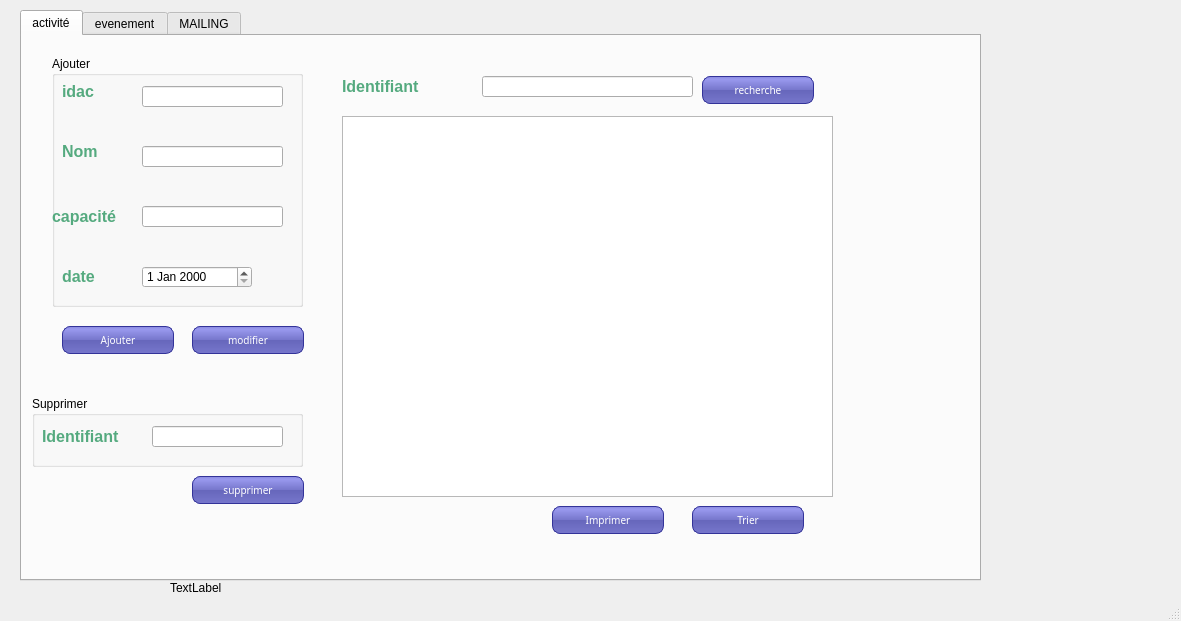
<?xml version="1.0" encoding="UTF-8"?>
<ui version="4.0">
 <class>MainWindow</class>
 <widget class="QMainWindow" name="MainWindow">
  <property name="geometry">
   <rect>
    <x>0</x>
    <y>0</y>
    <width>1181</width>
    <height>621</height>
   </rect>
  </property>
  <property name="windowTitle">
   <string>MainWindow</string>
  </property>
  <widget class="QWidget" name="centralwidget">
   <widget class="QTabWidget" name="tabWidget">
    <property name="geometry">
     <rect>
      <x>20</x>
      <y>10</y>
      <width>961</width>
      <height>571</height>
     </rect>
    </property>
    <property name="currentIndex">
     <number>0</number>
    </property>
    <property name="movable">
     <bool>false</bool>
    </property>
    <widget class="QWidget" name="tab_10">
     <attribute name="title">
      <string>activité</string>
     </attribute>
     <widget class="QPushButton" name="modifier_ac">
      <property name="geometry">
       <rect>
        <x>170</x>
        <y>290</y>
        <width>112</width>
        <height>28</height>
       </rect>
      </property>
      <property name="font">
       <font>
        <family>MS Reference Sans Serif</family>
        <pointsize>-1</pointsize>
        <weight>50</weight>
        <italic>false</italic>
        <bold>false</bold>
       </font>
      </property>
      <property name="styleSheet">
       <string notr="true">QPushButton {
color: white;
background-color: QLinearGradient( x1: 0, y1: 0, x2: 0, y2: 1, stop: 0 #88d, stop: 0.1 #99e, stop: 0.49 #77c, stop: 0.5 #66b, stop: 1 #77c);
border-width: 1px;
border-color: #339;
border-style: solid;
border-radius: 8;
padding: 3px;
font-size: 10px;
padding-left: 5px;
padding-right: 5px;
min-width: 100px;
max-width: 100px;
min-height: 20px;
max-height: 20px;
}</string>
      </property>
      <property name="text">
       <string>modifier</string>
      </property>
     </widget>
     <widget class="QPushButton" name="ajouter_ac">
      <property name="geometry">
       <rect>
        <x>40</x>
        <y>290</y>
        <width>112</width>
        <height>28</height>
       </rect>
      </property>
      <property name="font">
       <font>
        <family>MS Reference Sans Serif</family>
        <pointsize>-1</pointsize>
        <weight>50</weight>
        <italic>false</italic>
        <bold>false</bold>
       </font>
      </property>
      <property name="styleSheet">
       <string notr="true">QPushButton {
color: white;
background-color: QLinearGradient( x1: 0, y1: 0, x2: 0, y2: 1, stop: 0 #88d, stop: 0.1 #99e, stop: 0.49 #77c, stop: 0.5 #66b, stop: 1 #77c);
border-width: 1px;
border-color: #339;
border-style: solid;
border-radius: 8;
padding: 3px;
font-size: 10px;
padding-left: 5px;
padding-right: 5px;
min-width: 100px;
max-width: 100px;
min-height: 20px;
max-height: 20px;
}</string>
      </property>
      <property name="text">
       <string>Ajouter</string>
      </property>
     </widget>
     <widget class="QTableView" name="tab_ac">
      <property name="geometry">
       <rect>
        <x>320</x>
        <y>80</y>
        <width>491</width>
        <height>381</height>
       </rect>
      </property>
     </widget>
     <widget class="QPushButton" name="trier_ac">
      <property name="geometry">
       <rect>
        <x>670</x>
        <y>470</y>
        <width>112</width>
        <height>28</height>
       </rect>
      </property>
      <property name="font">
       <font>
        <family>MS Reference Sans Serif</family>
        <pointsize>-1</pointsize>
        <weight>50</weight>
        <italic>false</italic>
        <bold>false</bold>
       </font>
      </property>
      <property name="styleSheet">
       <string notr="true">QPushButton {
color: white;
background-color: QLinearGradient( x1: 0, y1: 0, x2: 0, y2: 1, stop: 0 #88d, stop: 0.1 #99e, stop: 0.49 #77c, stop: 0.5 #66b, stop: 1 #77c);
border-width: 1px;
border-color: #339;
border-style: solid;
border-radius: 8;
padding: 3px;
font-size: 10px;
padding-left: 5px;
padding-right: 5px;
min-width: 100px;
max-width: 100px;
min-height: 20px;
max-height: 20px;
}</string>
      </property>
      <property name="text">
       <string>Trier</string>
      </property>
     </widget>
     <widget class="QPushButton" name="supprimer_ac">
      <property name="geometry">
       <rect>
        <x>170</x>
        <y>440</y>
        <width>112</width>
        <height>28</height>
       </rect>
      </property>
      <property name="font">
       <font>
        <family>MS Reference Sans Serif</family>
        <pointsize>-1</pointsize>
        <weight>50</weight>
        <italic>false</italic>
        <bold>false</bold>
       </font>
      </property>
      <property name="styleSheet">
       <string notr="true">QPushButton {
color: white;
background-color: QLinearGradient( x1: 0, y1: 0, x2: 0, y2: 1, stop: 0 #88d, stop: 0.1 #99e, stop: 0.49 #77c, stop: 0.5 #66b, stop: 1 #77c);
border-width: 1px;
border-color: #339;
border-style: solid;
border-radius: 8;
padding: 3px;
font-size: 10px;
padding-left: 5px;
padding-right: 5px;
min-width: 100px;
max-width: 100px;
min-height: 20px;
max-height: 20px;
}</string>
      </property>
      <property name="text">
       <string>supprimer</string>
      </property>
     </widget>
     <widget class="QPushButton" name="recherche_ac">
      <property name="geometry">
       <rect>
        <x>680</x>
        <y>40</y>
        <width>112</width>
        <height>28</height>
       </rect>
      </property>
      <property name="font">
       <font>
        <family>MS Reference Sans Serif</family>
        <pointsize>-1</pointsize>
        <weight>50</weight>
        <italic>false</italic>
        <bold>false</bold>
       </font>
      </property>
      <property name="styleSheet">
       <string notr="true">QPushButton {
color: white;
background-color: QLinearGradient( x1: 0, y1: 0, x2: 0, y2: 1, stop: 0 #88d, stop: 0.1 #99e, stop: 0.49 #77c, stop: 0.5 #66b, stop: 1 #77c);
border-width: 1px;
border-color: #339;
border-style: solid;
border-radius: 8;
padding: 3px;
font-size: 10px;
padding-left: 5px;
padding-right: 5px;
min-width: 100px;
max-width: 100px;
min-height: 20px;
max-height: 20px;
}</string>
      </property>
      <property name="text">
       <string>recherche</string>
      </property>
     </widget>
     <widget class="QGroupBox" name="groupBox_1">
      <property name="geometry">
       <rect>
        <x>30</x>
        <y>20</y>
        <width>251</width>
        <height>251</height>
       </rect>
      </property>
      <property name="title">
       <string>Ajouter</string>
      </property>
      <widget class="QLabel" name="label_61">
       <property name="geometry">
        <rect>
         <x>10</x>
         <y>20</y>
         <width>111</width>
         <height>31</height>
        </rect>
       </property>
       <property name="text">
        <string>&lt;html&gt;&lt;head/&gt;&lt;body&gt;&lt;p&gt;&lt;span style=&quot; font-size:12pt; font-weight:600; color:#55aa7f;&quot;&gt;idac&lt;/span&gt;&lt;/p&gt;&lt;/body&gt;&lt;/html&gt;</string>
       </property>
      </widget>
      <widget class="QLineEdit" name="idac">
       <property name="geometry">
        <rect>
         <x>90</x>
         <y>30</y>
         <width>141</width>
         <height>21</height>
        </rect>
       </property>
      </widget>
      <widget class="QLabel" name="label_62">
       <property name="geometry">
        <rect>
         <x>10</x>
         <y>80</y>
         <width>61</width>
         <height>31</height>
        </rect>
       </property>
       <property name="text">
        <string>&lt;html&gt;&lt;head/&gt;&lt;body&gt;&lt;p&gt;&lt;span style=&quot; font-size:12pt; font-weight:600; color:#55aa7f;&quot;&gt;Nom&lt;/span&gt;&lt;/p&gt;&lt;/body&gt;&lt;/html&gt;</string>
       </property>
      </widget>
      <widget class="QLineEdit" name="nom_ac">
       <property name="geometry">
        <rect>
         <x>90</x>
         <y>90</y>
         <width>141</width>
         <height>21</height>
        </rect>
       </property>
      </widget>
      <widget class="QLabel" name="label_64">
       <property name="geometry">
        <rect>
         <x>10</x>
         <y>200</y>
         <width>91</width>
         <height>41</height>
        </rect>
       </property>
       <property name="text">
        <string>&lt;html&gt;&lt;head/&gt;&lt;body&gt;&lt;p&gt;&lt;span style=&quot; font-size:12pt; font-weight:600; color:#55aa7f;&quot;&gt;date&lt;/span&gt;&lt;/p&gt;&lt;/body&gt;&lt;/html&gt;</string>
       </property>
      </widget>
      <widget class="QLabel" name="label_65">
       <property name="geometry">
        <rect>
         <x>0</x>
         <y>140</y>
         <width>91</width>
         <height>41</height>
        </rect>
       </property>
       <property name="text">
        <string>&lt;html&gt;&lt;head/&gt;&lt;body&gt;&lt;p&gt;&lt;span style=&quot; font-size:12pt; font-weight:600; color:#55aa7f;&quot;&gt;capacité&lt;/span&gt;&lt;/p&gt;&lt;/body&gt;&lt;/html&gt;</string>
       </property>
      </widget>
      <widget class="QLineEdit" name="cap_ac">
       <property name="geometry">
        <rect>
         <x>90</x>
         <y>150</y>
         <width>141</width>
         <height>21</height>
        </rect>
       </property>
       <property name="text">
        <string/>
       </property>
      </widget>
      <widget class="QDateEdit" name="date_ac">
       <property name="geometry">
        <rect>
         <x>90</x>
         <y>210</y>
         <width>110</width>
         <height>22</height>
        </rect>
       </property>
      </widget>
     </widget>
     <widget class="QGroupBox" name="groupBox_2">
      <property name="geometry">
       <rect>
        <x>10</x>
        <y>360</y>
        <width>271</width>
        <height>71</height>
       </rect>
      </property>
      <property name="title">
       <string>Supprimer</string>
      </property>
      <widget class="QLineEdit" name="idac_3">
       <property name="geometry">
        <rect>
         <x>120</x>
         <y>30</y>
         <width>131</width>
         <height>21</height>
        </rect>
       </property>
      </widget>
      <widget class="QLabel" name="label_67">
       <property name="geometry">
        <rect>
         <x>10</x>
         <y>30</y>
         <width>111</width>
         <height>21</height>
        </rect>
       </property>
       <property name="text">
        <string>&lt;html&gt;&lt;head/&gt;&lt;body&gt;&lt;p&gt;&lt;span style=&quot; font-size:12pt; font-weight:600; color:#55aa7f;&quot;&gt;Identifiant&lt;/span&gt;&lt;/p&gt;&lt;/body&gt;&lt;/html&gt;</string>
       </property>
      </widget>
     </widget>
     <widget class="QLineEdit" name="idac_2">
      <property name="geometry">
       <rect>
        <x>460</x>
        <y>40</y>
        <width>211</width>
        <height>21</height>
       </rect>
      </property>
     </widget>
     <widget class="QLabel" name="label_68">
      <property name="geometry">
       <rect>
        <x>320</x>
        <y>40</y>
        <width>111</width>
        <height>21</height>
       </rect>
      </property>
      <property name="text">
       <string>&lt;html&gt;&lt;head/&gt;&lt;body&gt;&lt;p&gt;&lt;span style=&quot; font-size:12pt; font-weight:600; color:#55aa7f;&quot;&gt;Identifiant&lt;/span&gt;&lt;/p&gt;&lt;/body&gt;&lt;/html&gt;</string>
      </property>
     </widget>
     <widget class="QPushButton" name="Imprimer_ac">
      <property name="geometry">
       <rect>
        <x>530</x>
        <y>470</y>
        <width>112</width>
        <height>28</height>
       </rect>
      </property>
      <property name="font">
       <font>
        <family>MS Reference Sans Serif</family>
        <pointsize>-1</pointsize>
        <weight>50</weight>
        <italic>false</italic>
        <bold>false</bold>
       </font>
      </property>
      <property name="styleSheet">
       <string notr="true">QPushButton {
color: white;
background-color: QLinearGradient( x1: 0, y1: 0, x2: 0, y2: 1, stop: 0 #88d, stop: 0.1 #99e, stop: 0.49 #77c, stop: 0.5 #66b, stop: 1 #77c);
border-width: 1px;
border-color: #339;
border-style: solid;
border-radius: 8;
padding: 3px;
font-size: 10px;
padding-left: 5px;
padding-right: 5px;
min-width: 100px;
max-width: 100px;
min-height: 20px;
max-height: 20px;
}</string>
      </property>
      <property name="text">
       <string>Imprimer</string>
      </property>
     </widget>
    </widget>
    <widget class="QWidget" name="tab_11">
     <attribute name="title">
      <string>evenement</string>
     </attribute>
     <widget class="QTableView" name="tab_ev">
      <property name="geometry">
       <rect>
        <x>380</x>
        <y>60</y>
        <width>491</width>
        <height>341</height>
       </rect>
      </property>
     </widget>
     <widget class="QPushButton" name="ajouter_ev">
      <property name="geometry">
       <rect>
        <x>140</x>
        <y>220</y>
        <width>112</width>
        <height>28</height>
       </rect>
      </property>
      <property name="font">
       <font>
        <family>MS Reference Sans Serif</family>
        <pointsize>-1</pointsize>
        <weight>50</weight>
        <italic>false</italic>
        <bold>false</bold>
       </font>
      </property>
      <property name="styleSheet">
       <string notr="true">QPushButton {
color: white;
background-color: QLinearGradient( x1: 0, y1: 0, x2: 0, y2: 1, stop: 0 #88d, stop: 0.1 #99e, stop: 0.49 #77c, stop: 0.5 #66b, stop: 1 #77c);
border-width: 1px;
border-color: #339;
border-style: solid;
border-radius: 8;
padding: 3px;
font-size: 10px;
padding-left: 5px;
padding-right: 5px;
min-width: 100px;
max-width: 100px;
min-height: 20px;
max-height: 20px;
}</string>
      </property>
      <property name="text">
       <string>Ajouter</string>
      </property>
     </widget>
     <widget class="QPushButton" name="modifier_ev">
      <property name="geometry">
       <rect>
        <x>260</x>
        <y>220</y>
        <width>112</width>
        <height>28</height>
       </rect>
      </property>
      <property name="font">
       <font>
        <family>MS Reference Sans Serif</family>
        <pointsize>-1</pointsize>
        <weight>50</weight>
        <italic>false</italic>
        <bold>false</bold>
       </font>
      </property>
      <property name="styleSheet">
       <string notr="true">QPushButton {
color: white;
background-color: QLinearGradient( x1: 0, y1: 0, x2: 0, y2: 1, stop: 0 #88d, stop: 0.1 #99e, stop: 0.49 #77c, stop: 0.5 #66b, stop: 1 #77c);
border-width: 1px;
border-color: #339;
border-style: solid;
border-radius: 8;
padding: 3px;
font-size: 10px;
padding-left: 5px;
padding-right: 5px;
min-width: 100px;
max-width: 100px;
min-height: 20px;
max-height: 20px;
}</string>
      </property>
      <property name="text">
       <string>modifier</string>
      </property>
     </widget>
     <widget class="QPushButton" name="supprimer_ev">
      <property name="geometry">
       <rect>
        <x>250</x>
        <y>350</y>
        <width>112</width>
        <height>28</height>
       </rect>
      </property>
      <property name="font">
       <font>
        <family>MS Reference Sans Serif</family>
        <pointsize>-1</pointsize>
        <weight>50</weight>
        <italic>false</italic>
        <bold>false</bold>
       </font>
      </property>
      <property name="styleSheet">
       <string notr="true">QPushButton {
color: white;
background-color: QLinearGradient( x1: 0, y1: 0, x2: 0, y2: 1, stop: 0 #88d, stop: 0.1 #99e, stop: 0.49 #77c, stop: 0.5 #66b, stop: 1 #77c);
border-width: 1px;
border-color: #339;
border-style: solid;
border-radius: 8;
padding: 3px;
font-size: 10px;
padding-left: 5px;
padding-right: 5px;
min-width: 100px;
max-width: 100px;
min-height: 20px;
max-height: 20px;
}</string>
      </property>
      <property name="text">
       <string>supprimer</string>
      </property>
     </widget>
     <widget class="QPushButton" name="recherche_ev">
      <property name="geometry">
       <rect>
        <x>740</x>
        <y>20</y>
        <width>112</width>
        <height>28</height>
       </rect>
      </property>
      <property name="font">
       <font>
        <family>MS Reference Sans Serif</family>
        <pointsize>-1</pointsize>
        <weight>50</weight>
        <italic>false</italic>
        <bold>false</bold>
       </font>
      </property>
      <property name="styleSheet">
       <string notr="true">QPushButton {
color: white;
background-color: QLinearGradient( x1: 0, y1: 0, x2: 0, y2: 1, stop: 0 #88d, stop: 0.1 #99e, stop: 0.49 #77c, stop: 0.5 #66b, stop: 1 #77c);
border-width: 1px;
border-color: #339;
border-style: solid;
border-radius: 8;
padding: 3px;
font-size: 10px;
padding-left: 5px;
padding-right: 5px;
min-width: 100px;
max-width: 100px;
min-height: 20px;
max-height: 20px;
}</string>
      </property>
      <property name="text">
       <string>recherche</string>
      </property>
     </widget>
     <widget class="QPushButton" name="trier_ev">
      <property name="geometry">
       <rect>
        <x>750</x>
        <y>410</y>
        <width>112</width>
        <height>28</height>
       </rect>
      </property>
      <property name="font">
       <font>
        <family>MS Reference Sans Serif</family>
        <pointsize>-1</pointsize>
        <weight>50</weight>
        <italic>false</italic>
        <bold>false</bold>
       </font>
      </property>
      <property name="styleSheet">
       <string notr="true">QPushButton {
color: white;
background-color: QLinearGradient( x1: 0, y1: 0, x2: 0, y2: 1, stop: 0 #88d, stop: 0.1 #99e, stop: 0.49 #77c, stop: 0.5 #66b, stop: 1 #77c);
border-width: 1px;
border-color: #339;
border-style: solid;
border-radius: 8;
padding: 3px;
font-size: 10px;
padding-left: 5px;
padding-right: 5px;
min-width: 100px;
max-width: 100px;
min-height: 20px;
max-height: 20px;
}</string>
      </property>
      <property name="text">
       <string>Trier</string>
      </property>
     </widget>
     <widget class="QGroupBox" name="groupBox_3">
      <property name="geometry">
       <rect>
        <x>20</x>
        <y>20</y>
        <width>351</width>
        <height>191</height>
       </rect>
      </property>
      <property name="title">
       <string>Ajouter</string>
      </property>
      <widget class="QLabel" name="label_69">
       <property name="geometry">
        <rect>
         <x>30</x>
         <y>60</y>
         <width>111</width>
         <height>31</height>
        </rect>
       </property>
       <property name="text">
        <string>&lt;html&gt;&lt;head/&gt;&lt;body&gt;&lt;p&gt;&lt;span style=&quot; font-size:14pt; font-weight:600; color:#55aa7f;&quot;&gt;Idev&lt;/span&gt;&lt;/p&gt;&lt;p&gt;&lt;span style=&quot; font-size:14pt; color:#55aa7f;&quot;&gt;&lt;br/&gt;&lt;/span&gt;&lt;/p&gt;&lt;/body&gt;&lt;/html&gt;</string>
       </property>
      </widget>
      <widget class="QLineEdit" name="idev">
       <property name="geometry">
        <rect>
         <x>130</x>
         <y>70</y>
         <width>141</width>
         <height>21</height>
        </rect>
       </property>
      </widget>
      <widget class="QDateEdit" name="date_ev">
       <property name="geometry">
        <rect>
         <x>130</x>
         <y>110</y>
         <width>141</width>
         <height>22</height>
        </rect>
       </property>
      </widget>
      <widget class="QLabel" name="label_70">
       <property name="geometry">
        <rect>
         <x>30</x>
         <y>30</y>
         <width>111</width>
         <height>31</height>
        </rect>
       </property>
       <property name="text">
        <string>&lt;html&gt;&lt;head/&gt;&lt;body&gt;&lt;p&gt;&lt;span style=&quot; font-size:14pt; font-weight:600; color:#55aa7f;&quot;&gt;frais&lt;/span&gt;&lt;/p&gt;&lt;p&gt;&lt;span style=&quot; font-size:14pt;&quot;&gt;&lt;br/&gt;&lt;/span&gt;&lt;/p&gt;&lt;/body&gt;&lt;/html&gt;</string>
       </property>
      </widget>
      <widget class="QLabel" name="label_71">
       <property name="geometry">
        <rect>
         <x>30</x>
         <y>100</y>
         <width>141</width>
         <height>31</height>
        </rect>
       </property>
       <property name="text">
        <string>&lt;html&gt;&lt;head/&gt;&lt;body&gt;&lt;p&gt;&lt;span style=&quot; font-size:14pt; font-weight:600; color:#55aa7f;&quot;&gt;date&lt;/span&gt;&lt;/p&gt;&lt;/body&gt;&lt;/html&gt;</string>
       </property>
      </widget>
      <widget class="QLineEdit" name="fr_ev">
       <property name="geometry">
        <rect>
         <x>130</x>
         <y>30</y>
         <width>141</width>
         <height>22</height>
        </rect>
       </property>
      </widget>
      <widget class="QLineEdit" name="nom_ev">
       <property name="geometry">
        <rect>
         <x>130</x>
         <y>150</y>
         <width>141</width>
         <height>22</height>
        </rect>
       </property>
      </widget>
      <widget class="QLabel" name="label_81">
       <property name="geometry">
        <rect>
         <x>20</x>
         <y>130</y>
         <width>161</width>
         <height>51</height>
        </rect>
       </property>
       <property name="text">
        <string>&lt;html&gt;&lt;head/&gt;&lt;body&gt;&lt;p&gt;&lt;span style=&quot; font-size:14pt; font-weight:600; color:#55aa7f;&quot;&gt;Nom&lt;/span&gt;&lt;/p&gt;&lt;/body&gt;&lt;/html&gt;</string>
       </property>
      </widget>
     </widget>
     <widget class="QGroupBox" name="groupBox_4">
      <property name="geometry">
       <rect>
        <x>20</x>
        <y>270</y>
        <width>351</width>
        <height>71</height>
       </rect>
      </property>
      <property name="title">
       <string>Supprimer</string>
      </property>
      <widget class="QLabel" name="label_72">
       <property name="geometry">
        <rect>
         <x>10</x>
         <y>20</y>
         <width>111</width>
         <height>21</height>
        </rect>
       </property>
       <property name="text">
        <string>&lt;html&gt;&lt;head/&gt;&lt;body&gt;&lt;p&gt;&lt;span style=&quot; font-size:10pt; font-weight:600; color:#55aa7f;&quot;&gt;idev&lt;/span&gt;&lt;/p&gt;&lt;/body&gt;&lt;/html&gt;</string>
       </property>
      </widget>
      <widget class="QLineEdit" name="idev_2">
       <property name="geometry">
        <rect>
         <x>120</x>
         <y>20</y>
         <width>131</width>
         <height>21</height>
        </rect>
       </property>
      </widget>
     </widget>
     <widget class="QLineEdit" name="idev_1">
      <property name="geometry">
       <rect>
        <x>530</x>
        <y>20</y>
        <width>191</width>
        <height>21</height>
       </rect>
      </property>
     </widget>
     <widget class="QLabel" name="label_73">
      <property name="geometry">
       <rect>
        <x>410</x>
        <y>20</y>
        <width>111</width>
        <height>21</height>
       </rect>
      </property>
      <property name="text">
       <string>&lt;html&gt;&lt;head/&gt;&lt;body&gt;&lt;p&gt;&lt;span style=&quot; font-size:10pt; font-weight:600; color:#55aa7f;&quot;&gt;idev&lt;/span&gt;&lt;/p&gt;&lt;/body&gt;&lt;/html&gt;</string>
      </property>
     </widget>
    </widget>
    <widget class="QWidget" name="tab_12">
     <attribute name="title">
      <string>MAILING</string>
     </attribute>
     <widget class="QGroupBox" name="groupBox_5">
      <property name="geometry">
       <rect>
        <x>300</x>
        <y>30</y>
        <width>381</width>
        <height>351</height>
       </rect>
      </property>
      <property name="styleSheet">
       <string notr="true">gridline-color: rgb(255, 170, 255);</string>
      </property>
      <property name="title">
       <string>Mailing </string>
      </property>
      <widget class="QLineEdit" name="serve">
       <property name="geometry">
        <rect>
         <x>150</x>
         <y>30</y>
         <width>131</width>
         <height>20</height>
        </rect>
       </property>
       <property name="text">
        <string>smtp.gmail.com</string>
       </property>
      </widget>
      <widget class="QLineEdit" name="port">
       <property name="geometry">
        <rect>
         <x>150</x>
         <y>60</y>
         <width>131</width>
         <height>20</height>
        </rect>
       </property>
       <property name="text">
        <string>465</string>
       </property>
      </widget>
      <widget class="QLineEdit" name="uname">
       <property name="geometry">
        <rect>
         <x>150</x>
         <y>90</y>
         <width>131</width>
         <height>20</height>
        </rect>
       </property>
      </widget>
      <widget class="QLineEdit" name="paswd">
       <property name="geometry">
        <rect>
         <x>150</x>
         <y>120</y>
         <width>131</width>
         <height>20</height>
        </rect>
       </property>
       <property name="inputMask">
        <string/>
       </property>
       <property name="echoMode">
        <enum>QLineEdit::Password</enum>
       </property>
      </widget>
      <widget class="QLineEdit" name="rcpt">
       <property name="geometry">
        <rect>
         <x>150</x>
         <y>150</y>
         <width>131</width>
         <height>20</height>
        </rect>
       </property>
      </widget>
      <widget class="QLineEdit" name="subject">
       <property name="geometry">
        <rect>
         <x>150</x>
         <y>180</y>
         <width>131</width>
         <height>20</height>
        </rect>
       </property>
      </widget>
      <widget class="QPlainTextEdit" name="msg">
       <property name="geometry">
        <rect>
         <x>150</x>
         <y>210</y>
         <width>131</width>
         <height>121</height>
        </rect>
       </property>
       <property name="styleSheet">
        <string notr="true"/>
       </property>
      </widget>
      <widget class="QLabel" name="label_74">
       <property name="geometry">
        <rect>
         <x>10</x>
         <y>20</y>
         <width>111</width>
         <height>31</height>
        </rect>
       </property>
       <property name="text">
        <string>&lt;html&gt;&lt;head/&gt;&lt;body&gt;&lt;p&gt;&lt;span style=&quot; font-size:10pt; font-weight:600; color:#55aa7f;&quot;&gt;Smtp-server&lt;/span&gt;&lt;/p&gt;&lt;/body&gt;&lt;/html&gt;</string>
       </property>
      </widget>
      <widget class="QLabel" name="label_75">
       <property name="geometry">
        <rect>
         <x>10</x>
         <y>60</y>
         <width>111</width>
         <height>31</height>
        </rect>
       </property>
       <property name="text">
        <string>&lt;html&gt;&lt;head/&gt;&lt;body&gt;&lt;p&gt;&lt;span style=&quot; font-size:10pt; font-weight:600; color:#55aa7f;&quot;&gt;Server port &lt;/span&gt;&lt;/p&gt;&lt;p&gt;&lt;span style=&quot; color:#55aa7f;&quot;&gt;&lt;br/&gt;&lt;/span&gt;&lt;/p&gt;&lt;p&gt;&lt;span style=&quot; font-size:10pt; color:#55aa7f;&quot;&gt;&lt;br/&gt;&lt;/span&gt;&lt;/p&gt;&lt;/body&gt;&lt;/html&gt;</string>
       </property>
      </widget>
      <widget class="QLabel" name="label_76">
       <property name="geometry">
        <rect>
         <x>10</x>
         <y>90</y>
         <width>111</width>
         <height>31</height>
        </rect>
       </property>
       <property name="text">
        <string>&lt;html&gt;&lt;head/&gt;&lt;body&gt;&lt;p&gt;&lt;span style=&quot; font-size:10pt; font-weight:600; color:#55aa7f;&quot;&gt;Username&lt;/span&gt;&lt;/p&gt;&lt;p&gt;&lt;span style=&quot; font-size:10pt; color:#55aa7f;&quot;&gt;&lt;br/&gt;&lt;/span&gt;&lt;/p&gt;&lt;/body&gt;&lt;/html&gt;</string>
       </property>
      </widget>
      <widget class="QLabel" name="label_77">
       <property name="geometry">
        <rect>
         <x>10</x>
         <y>120</y>
         <width>111</width>
         <height>31</height>
        </rect>
       </property>
       <property name="text">
        <string>&lt;html&gt;&lt;head/&gt;&lt;body&gt;&lt;p&gt;&lt;span style=&quot; font-size:10pt; font-weight:600; color:#55aa7f;&quot;&gt;Password&lt;/span&gt;&lt;/p&gt;&lt;p&gt;&lt;span style=&quot; font-size:10pt; color:#55aa7f;&quot;&gt;&lt;br/&gt;&lt;/span&gt;&lt;/p&gt;&lt;/body&gt;&lt;/html&gt;</string>
       </property>
      </widget>
      <widget class="QLabel" name="label_78">
       <property name="geometry">
        <rect>
         <x>10</x>
         <y>150</y>
         <width>111</width>
         <height>31</height>
        </rect>
       </property>
       <property name="text">
        <string>&lt;html&gt;&lt;head/&gt;&lt;body&gt;&lt;p&gt;&lt;span style=&quot; font-size:10pt; font-weight:600; color:#55aa7f;&quot;&gt;Recipant to &lt;/span&gt;&lt;/p&gt;&lt;p&gt;&lt;span style=&quot; color:#55aa7f;&quot;&gt;&lt;br/&gt;&lt;/span&gt;&lt;/p&gt;&lt;p&gt;&lt;span style=&quot; font-size:10pt; color:#55aa7f;&quot;&gt;&lt;br/&gt;&lt;/span&gt;&lt;/p&gt;&lt;/body&gt;&lt;/html&gt;</string>
       </property>
      </widget>
      <widget class="QLabel" name="label_79">
       <property name="geometry">
        <rect>
         <x>10</x>
         <y>180</y>
         <width>111</width>
         <height>31</height>
        </rect>
       </property>
       <property name="text">
        <string>&lt;html&gt;&lt;head/&gt;&lt;body&gt;&lt;p&gt;&lt;span style=&quot; font-size:10pt; font-weight:600; color:#55aa7f;&quot;&gt;Subject&lt;/span&gt;&lt;/p&gt;&lt;p&gt;&lt;span style=&quot; font-size:10pt; color:#55aa7f;&quot;&gt;&lt;br/&gt;&lt;/span&gt;&lt;/p&gt;&lt;/body&gt;&lt;/html&gt;</string>
       </property>
      </widget>
      <widget class="QLabel" name="label_80">
       <property name="geometry">
        <rect>
         <x>10</x>
         <y>210</y>
         <width>111</width>
         <height>31</height>
        </rect>
       </property>
       <property name="text">
        <string>&lt;html&gt;&lt;head/&gt;&lt;body&gt;&lt;p&gt;&lt;span style=&quot; font-size:10pt; font-weight:600; color:#55aa7f;&quot;&gt;Message&lt;/span&gt;&lt;/p&gt;&lt;p&gt;&lt;span style=&quot; color:#55aa7f;&quot;&gt;&lt;br/&gt;&lt;/span&gt;&lt;/p&gt;&lt;p&gt;&lt;span style=&quot; font-size:10pt; color:#55aa7f;&quot;&gt;&lt;br/&gt;&lt;/span&gt;&lt;/p&gt;&lt;/body&gt;&lt;/html&gt;</string>
       </property>
      </widget>
     </widget>
     <widget class="QPushButton" name="sendBtn">
      <property name="geometry">
       <rect>
        <x>460</x>
        <y>410</y>
        <width>112</width>
        <height>28</height>
       </rect>
      </property>
      <property name="styleSheet">
       <string notr="true">QPushButton {
color: white;
background-color: QLinearGradient( x1: 0, y1: 0, x2: 0, y2: 1, stop: 0 #88d, stop: 0.1 #99e, stop: 0.49 #77c, stop: 0.5 #66b, stop: 1 #77c);
border-width: 1px;
border-color: #339;
border-style: solid;
border-radius: 8;
padding: 3px;
font-size: 10px;
padding-left: 5px;
padding-right: 5px;
min-width: 100px;
max-width: 100px;
min-height: 20px;
max-height: 20px;
}</string>
      </property>
      <property name="text">
       <string>Send</string>
      </property>
     </widget>
    </widget>
   </widget>
   <widget class="QLabel" name="label">
    <property name="geometry">
     <rect>
      <x>170</x>
      <y>580</y>
      <width>55</width>
      <height>16</height>
     </rect>
    </property>
    <property name="text">
     <string>TextLabel</string>
    </property>
   </widget>
  </widget>
  <widget class="QMenuBar" name="menubar">
   <property name="geometry">
    <rect>
     <x>0</x>
     <y>0</y>
     <width>1181</width>
     <height>26</height>
    </rect>
   </property>
  </widget>
  <widget class="QStatusBar" name="statusbar"/>
 </widget>
 <resources/>
 <connections/>
</ui>
